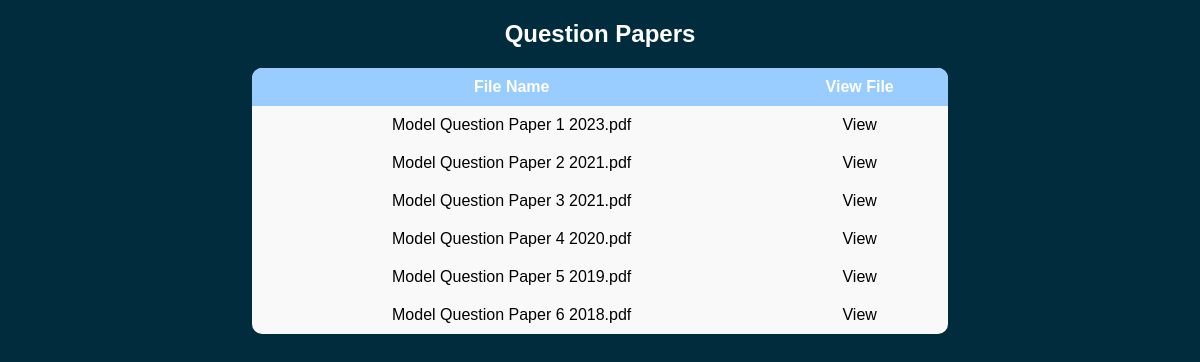
Page /qp.php on the committed database.
### tables this page shows
CREATE TABLE IF NOT EXISTS `qp` (
  `id` int(11) NOT NULL AUTO_INCREMENT,
  `filename` varchar(255) DEFAULT NULL,
  `file_path` varchar(255) DEFAULT NULL,
  PRIMARY KEY (`id`)
);

### qp.php (the view, shortened to what this page needs)
<!DOCTYPE html>
<html lang="en">
<head>
</head>
<body>
    <h2>Question Papers</h2>
    <table>
        <tr>
            <th>File Name</th>
            <th>View File</th>
        </tr>
        <?php
            $servername = "localhost";
            $username = "root";
            $password = "";
            $dbname = "exam_ninja";
            $conn = new mysqli($servername, $username, $password, $dbname);
            $sql = "SELECT id, filename, file_path FROM qp";
            $result = $conn->query($sql);
            if ($result !== false && $result->num_rows > 0) {
                while($row = $result->fetch_assoc()) {
                    echo "<tr>";
                    echo "<td>" . htmlspecialchars($row["filename"]) . "</td>";
                    echo "<td><a href='" . htmlspecialchars($row["file_path"]) . "' target='_blank'>View</a></td>";
                    echo "</tr>";
                }
            } else {
                echo "<tr><td colspan='3'>No files uploaded</td></tr>";
            }
        ?>
    </table>
</body>
</html>

### qp.php (style rules this page uses)
body { font-family: Arial, sans-serif; margin: 20px; background-color:#002c3e; }
h2 { text-align: center; color:white; }
table { border-collapse: collapse; width: 60%; margin: 0 auto; margin-top: 20px; border-radius: 10px; overflow: hidden; }
th { padding: 10px; text-align: center; color:white; }
th { background-color: #99CCFF; }
td { padding: 10px; text-align: center; color:black; }
tr { background-color: #f9f9f9; }
a { text-decoration:none; color:black; }

### rows in the picture
qp: filename "Model Question Paper 1 2023.pdf"
qp: filename "Model Question Paper 2 2021.pdf"
qp: filename "Model Question Paper 3 2021.pdf"
qp: filename "Model Question Paper 4 2020.pdf"
qp: filename "Model Question Paper 5 2019.pdf"
qp: filename "Model Question Paper 6 2018.pdf"
